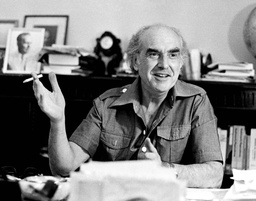
#> input picture test.jpg, 256 x 201 px, shrunk from 1980 x 1558 before the run
$ python Script.py
#> lines starting #> are read from the running program, lines starting #| are printed output that depends on the picture
import random
import numpy as np
import matplotlib.pyplot as plt
import cv2


def cropOutput(out2D, imageHeight, imageWidth, outputHeight, outputWidth):
    A = np.zeros((imageHeight, imageWidth), dtype=int)
    for i in range(imageHeight):
        for j in range(imageWidth):
            A[i][j] = out2D[i + (outputHeight - imageHeight)][j + outputWidth - imageWidth]

    return A


def sizeAfterConv(height_width, kernelHeight_Width, padTop, padBot, stride):
    return ((height_width + padTop + padBot - kernelHeight_Width) // stride) + 1


def paddImage(A, WindowHeight, WindowWidth):
    imageHeight = len(A)
    imageWidth = len(A[0])
    paddingHeight = WindowHeight - 1
    paddingWidth = WindowWidth - 1

    # padding for convolution
    paddedImage = np.zeros((imageHeight + 2 * paddingHeight, imageWidth + 2 * paddingWidth), dtype=int)
    im = 0
    for i in range(paddingHeight, imageHeight + paddingHeight):
        jm = 0
        for j in range(paddingWidth, imageWidth + paddingWidth):
            paddedImage[i][j] = A[im][jm]
            jm += 1
        im += 1

    return paddedImage

def gaussian(A):
    noise = []
    height = len(A)
    width = len(A[0])
    for i in range(height):
        noise.append([])
        for j in range(width):
            noise[i].append(random.randint(-150, 150))

    noise = np.array(noise)
    A = A + noise
    return A


# [10 lines left out: function saltAndPaper, not called in this run]


def myImNoise(A, param):
    if param == "gaussian":
        return gaussian(A)
    else:
        return saltAndPaper(A)


# [31 lines left out: functions findMedian, median, not called in this run]

def myConv2(A, k):
    windowHeight = len(k)
    windowWidth = len(k[0])
    paddedIm = paddImage(A, windowHeight, windowWidth)
    outputHeight = len(paddedIm) - windowHeight
    outputWidth = len(paddedIm[0]) - windowWidth
    # medianImage = np.zeros(outputHeight * outputWidth, dtype=int)  # 1D **** THE OUTPUT
    medianImage = []
    k1D = np.reshape(k, (1, -1))
    for i in range(len(paddedIm) - windowHeight):
        for j in range(len(paddedIm[0]) - windowWidth):
            temp = []
            for m in range(windowHeight):
                for n in range(windowWidth):
                    temp.append(paddedIm[m + i][n + j])
            temp = np.array(temp)
            mul = temp * k1D
            medianImage.append(mul.sum())

    medianImage = np.array(medianImage)
    out2D = np.reshape(medianImage, (outputHeight, -1))  # maybe output height second parameter
    #return out2D
    return cropOutput(out2D, len(A), len(A[0]), outputHeight, outputWidth)

def myImFilter(A, param):
    if param == "mean":
        height = 16
        width = 16
        kernelF = np.full((height, width), (1/(height*width)))
        kernelF = np.reshape(kernelF, (height, -1))
        #kernelF = np.array([[1.0 / 9, 1.0 / 9, 1.0 / 9],
        #                    [1.0 / 9, 1.0 / 9, 1.0 / 9],
        #                    [1.0 / 9, 1.0 / 9, 1.0 / 9]])
        outMean = myConv2(A, kernelF)
        return outMean
    else:
        return median(A)


matrix = cv2.imread('test.jpg', 0)  # read image - black and white
#> matrix is the input picture: shape (201, 256); min 0, max 255, mean 129.5
plt.subplot(2, 3, 1)
plt.imshow(matrix, cmap='gray')

kernel = np.array([[-1, 0, 1],
                   [-1, 0, 1],
                   [-1, 0, 1]])

plt.subplot(2, 3, 3)
plt.imshow(kernel, cmap='gray')

# [12 lines of commented-out code are left out]


matrix = myImNoise(matrix, "gaussian")
#> in gaussian, `height = len(A)`: height = 201
#> in gaussian, `width = len(A[0])`: width = 256
#> in gaussian, `A = A + noise`:
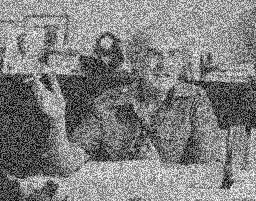
#> A: shape (201, 256) int64; min -150, max 405, mean 129; drawn with min black and max white
plt.subplot(2, 3, 2)
plt.imshow(matrix, cmap='gray')

plt.subplot(2, 3, 6)
plt.imshow(myImFilter(matrix, "mean"), cmap='gray')
#> in paddImage, `imageHeight = len(A)`: imageHeight = 201
#> in paddImage, `imageWidth = len(A[0])`: imageWidth = 256
#> after the loop in paddImage, `for i in range(paddingHeight, imageHeight + paddingHeight):`:
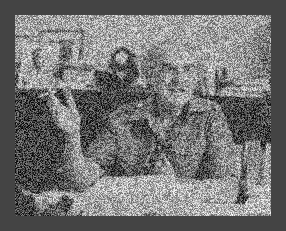
#> paddedImage: shape (231, 286) int64; min -150, max 405, mean 100.5; drawn with min black and max white
#> after the loop in paddImage, `for i in range(paddingHeight, imageHeight + paddingHeight):`: im = 201
#> in myConv2, `outputHeight = len(paddedIm) - windowHeight`: outputHeight = 215
#> in myConv2, `outputWidth = len(paddedIm[0]) - windowWidth`: outputWidth = 270
#> after the loop in myConv2, `for i in range(len(paddedIm) - windowHeight):`: medianImage = 58050 items
#> in myConv2, `out2D = np.reshape(medianImage, (outputHeight, -1))`:
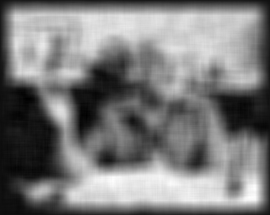
#> out2D: shape (215, 270) float64; min -16.46, max 252.3, mean 114.3; drawn with min black and max white
#> after the loop in cropOutput, `for i in range(imageHeight):`:
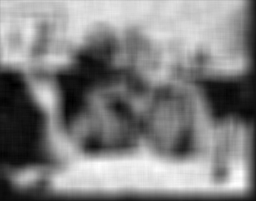
#> A: shape (201, 256) int64; min -16, max 252, mean 120.2; drawn with min black and max white

plt.show()
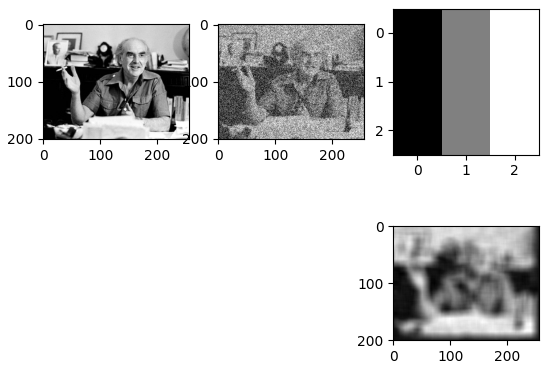
#> figure drawn by matplotlib, 4 panels
